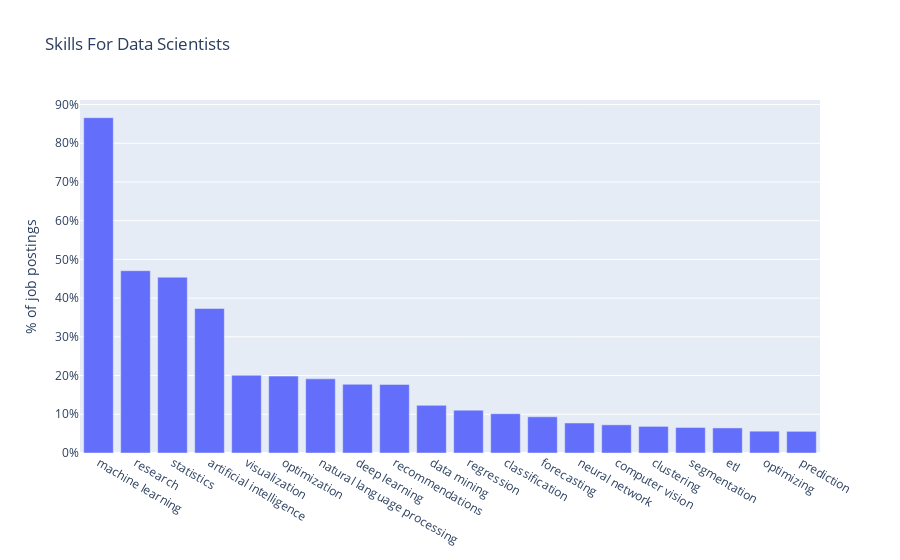

Notebook source saved alongside this figure:
### Code cell
layout = dict(
    title='Skills For Data Scientists',
    yaxis=dict(
        title='% of job postings',
        tickformat=',.0%',
    )
)

fig = go.Figure(layout=layout)
fig.add_trace(go.Bar(
    x=df_skill_topN['skill'],
    y=df_skill_topN['cnt']/num_postings
))

iplot(fig)

### Figure 1 — Plotly figure (JSON) as saved in the notebook; plotly's stock layout.template omitted (floating-point values rounded to 4 significant figures)
{"data": [{"type": "bar", "x": ["machine learning", "research", "statistics", "artificial intelligence", "visualization", "optimization", "natural language processing", "deep learning", "recommendations", "data mining", "regression", "classification", "forecasting", "neural network", "computer vision", "clustering", "segmentation", "etl", "optimizing", "prediction"], "y": [0.8661, 0.4708, 0.454, 0.3733, 0.2006, 0.1986, 0.1914, 0.1775, 0.1771, 0.1231, 0.1107, 0.1015, 0.09353, 0.07754, 0.07274, 0.06875, 0.06595, 0.06475, 0.05635, 0.05596]}], "layout": {"title": {"text": "Skills For Data Scientists"}, "yaxis": {"tickformat": ",.0%", "title": {"text": "% of job postings"}}}}
